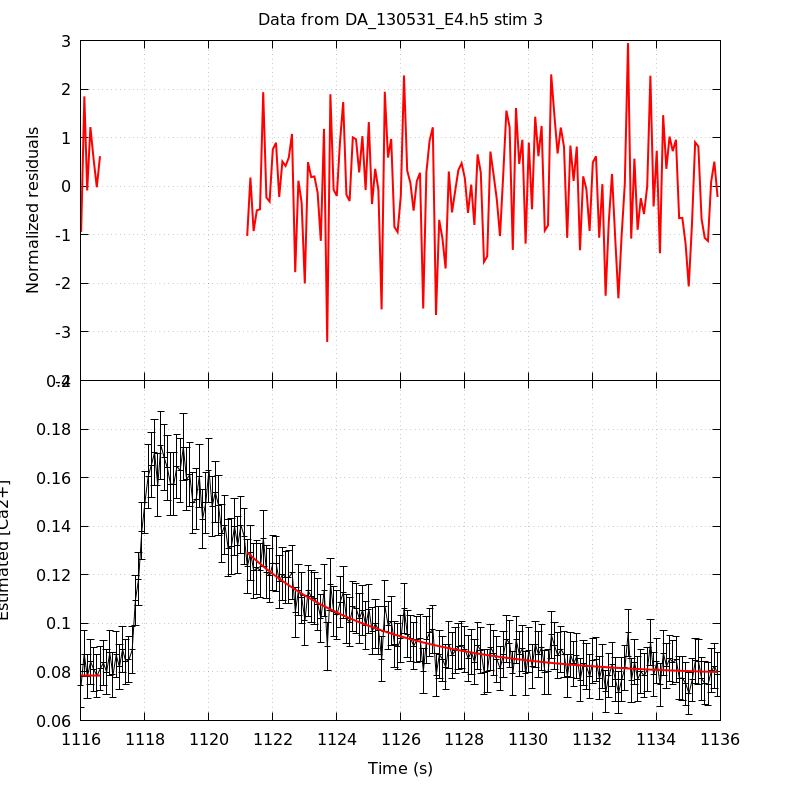

Write gnuplot code to recreate this figure.
unset key
set grid
set multiplot title 'Data from DA_130531_E4.h5 stim 3' noenhanced layout 2,1 margins 0.1,0.9,0.1,0.95 spacing 0,0
set ylabel 'Normalized residuals'
set xtics format ''
plot 'DA_130531_E4_aba_RatioFit_s3' using 1:4 with lines linecolor rgb 'red' linewidth 2
set format x '%g'
set xlabel 'Time (s)'
set ylabel 'Estimated [Ca2+]'
plot 'DA_130531_E4_aba_CaRatio_s3' using 1:2:($3*1.96) with yerrorlines \
     linecolor rgb 'black' linewidth 1,                \
     'DA_130531_E4_aba_RatioFit_s3' using 1:3 with lines linecolor rgb 'red'\
     linewidth 2
unset multiplot
